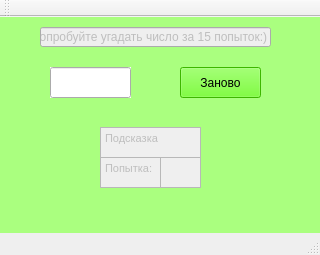
<?xml version="1.0" encoding="UTF-8"?>
<ui version="4.0">
 <class>MainWindow</class>
 <widget class="QMainWindow" name="MainWindow">
  <property name="geometry">
   <rect>
    <x>0</x>
    <y>0</y>
    <width>320</width>
    <height>255</height>
   </rect>
  </property>
  <property name="windowTitle">
   <string>MainWindow</string>
  </property>
  <property name="layoutDirection">
   <enum>Qt::LeftToRight</enum>
  </property>
  <property name="styleSheet">
   <string notr="true"/>
  </property>
  <widget class="QWidget" name="centralWidget">
   <widget class="QTextEdit" name="Text1">
    <property name="enabled">
     <bool>false</bool>
    </property>
    <property name="geometry">
     <rect>
      <x>100</x>
      <y>110</y>
      <width>101</width>
      <height>31</height>
     </rect>
    </property>
    <property name="layoutDirection">
     <enum>Qt::RightToLeft</enum>
    </property>
    <property name="html">
     <string>&lt;!DOCTYPE HTML PUBLIC &quot;-//W3C//DTD HTML 4.0//EN&quot; &quot;http://www.w3.org/TR/REC-html40/strict.dtd&quot;&gt;
&lt;html&gt;&lt;head&gt;&lt;meta name=&quot;qrichtext&quot; content=&quot;1&quot; /&gt;&lt;style type=&quot;text/css&quot;&gt;
p, li { white-space: pre-wrap; }
&lt;/style&gt;&lt;/head&gt;&lt;body style=&quot; font-family:'MS Shell Dlg 2'; font-size:8.25pt; font-weight:400; font-style:normal;&quot;&gt;
&lt;p style=&quot; margin-top:0px; margin-bottom:0px; margin-left:0px; margin-right:0px; -qt-block-indent:0; text-indent:0px;&quot;&gt;Подсказка&lt;/p&gt;&lt;/body&gt;&lt;/html&gt;</string>
    </property>
   </widget>
   <widget class="QLineEdit" name="Line1">
    <property name="geometry">
     <rect>
      <x>50</x>
      <y>50</y>
      <width>81</width>
      <height>31</height>
     </rect>
    </property>
    <property name="autoFillBackground">
     <bool>true</bool>
    </property>
    <property name="text">
     <string/>
    </property>
   </widget>
   <widget class="QPushButton" name="pushButton_2">
    <property name="geometry">
     <rect>
      <x>180</x>
      <y>50</y>
      <width>81</width>
      <height>31</height>
     </rect>
    </property>
    <property name="styleSheet">
     <string notr="true">background-color: rgb(85, 255, 0);</string>
    </property>
    <property name="text">
     <string>Заново</string>
    </property>
   </widget>
   <widget class="QTextEdit" name="Text2">
    <property name="enabled">
     <bool>false</bool>
    </property>
    <property name="geometry">
     <rect>
      <x>160</x>
      <y>140</y>
      <width>41</width>
      <height>31</height>
     </rect>
    </property>
   </widget>
   <widget class="QTextEdit" name="textEdit_2">
    <property name="enabled">
     <bool>false</bool>
    </property>
    <property name="geometry">
     <rect>
      <x>100</x>
      <y>140</y>
      <width>61</width>
      <height>31</height>
     </rect>
    </property>
    <property name="html">
     <string>&lt;!DOCTYPE HTML PUBLIC &quot;-//W3C//DTD HTML 4.0//EN&quot; &quot;http://www.w3.org/TR/REC-html40/strict.dtd&quot;&gt;
&lt;html&gt;&lt;head&gt;&lt;meta name=&quot;qrichtext&quot; content=&quot;1&quot; /&gt;&lt;style type=&quot;text/css&quot;&gt;
p, li { white-space: pre-wrap; }
&lt;/style&gt;&lt;/head&gt;&lt;body style=&quot; font-family:'MS Shell Dlg 2'; font-size:8.25pt; font-weight:400; font-style:normal;&quot;&gt;
&lt;p style=&quot; margin-top:0px; margin-bottom:0px; margin-left:0px; margin-right:0px; -qt-block-indent:0; text-indent:0px;&quot;&gt;Попытка:&lt;/p&gt;&lt;/body&gt;&lt;/html&gt;</string>
    </property>
   </widget>
   <widget class="QLineEdit" name="lineEdit">
    <property name="enabled">
     <bool>false</bool>
    </property>
    <property name="geometry">
     <rect>
      <x>40</x>
      <y>10</y>
      <width>231</width>
      <height>20</height>
     </rect>
    </property>
    <property name="text">
     <string>Попробуйте угадать число за 15 попыток:)</string>
    </property>
   </widget>
   <widget class="QWidget" name="widget" native="true">
    <property name="geometry">
     <rect>
      <x>-10</x>
      <y>-10</y>
      <width>981</width>
      <height>661</height>
     </rect>
    </property>
    <property name="styleSheet">
     <string notr="true">background-color: rgb(170, 255, 127);</string>
    </property>
   </widget>
   <zorder>widget</zorder>
   <zorder>pushButton_2</zorder>
   <zorder>Text1</zorder>
   <zorder>Line1</zorder>
   <zorder>Text2</zorder>
   <zorder>textEdit_2</zorder>
   <zorder>lineEdit</zorder>
  </widget>
  <widget class="QMenuBar" name="menuBar">
   <property name="geometry">
    <rect>
     <x>0</x>
     <y>0</y>
     <width>320</width>
     <height>21</height>
    </rect>
   </property>
  </widget>
  <widget class="QToolBar" name="mainToolBar">
   <attribute name="toolBarArea">
    <enum>TopToolBarArea</enum>
   </attribute>
   <attribute name="toolBarBreak">
    <bool>false</bool>
   </attribute>
  </widget>
  <widget class="QStatusBar" name="statusBar"/>
 </widget>
 <layoutdefault spacing="6" margin="11"/>
 <resources/>
 <connections/>
</ui>
